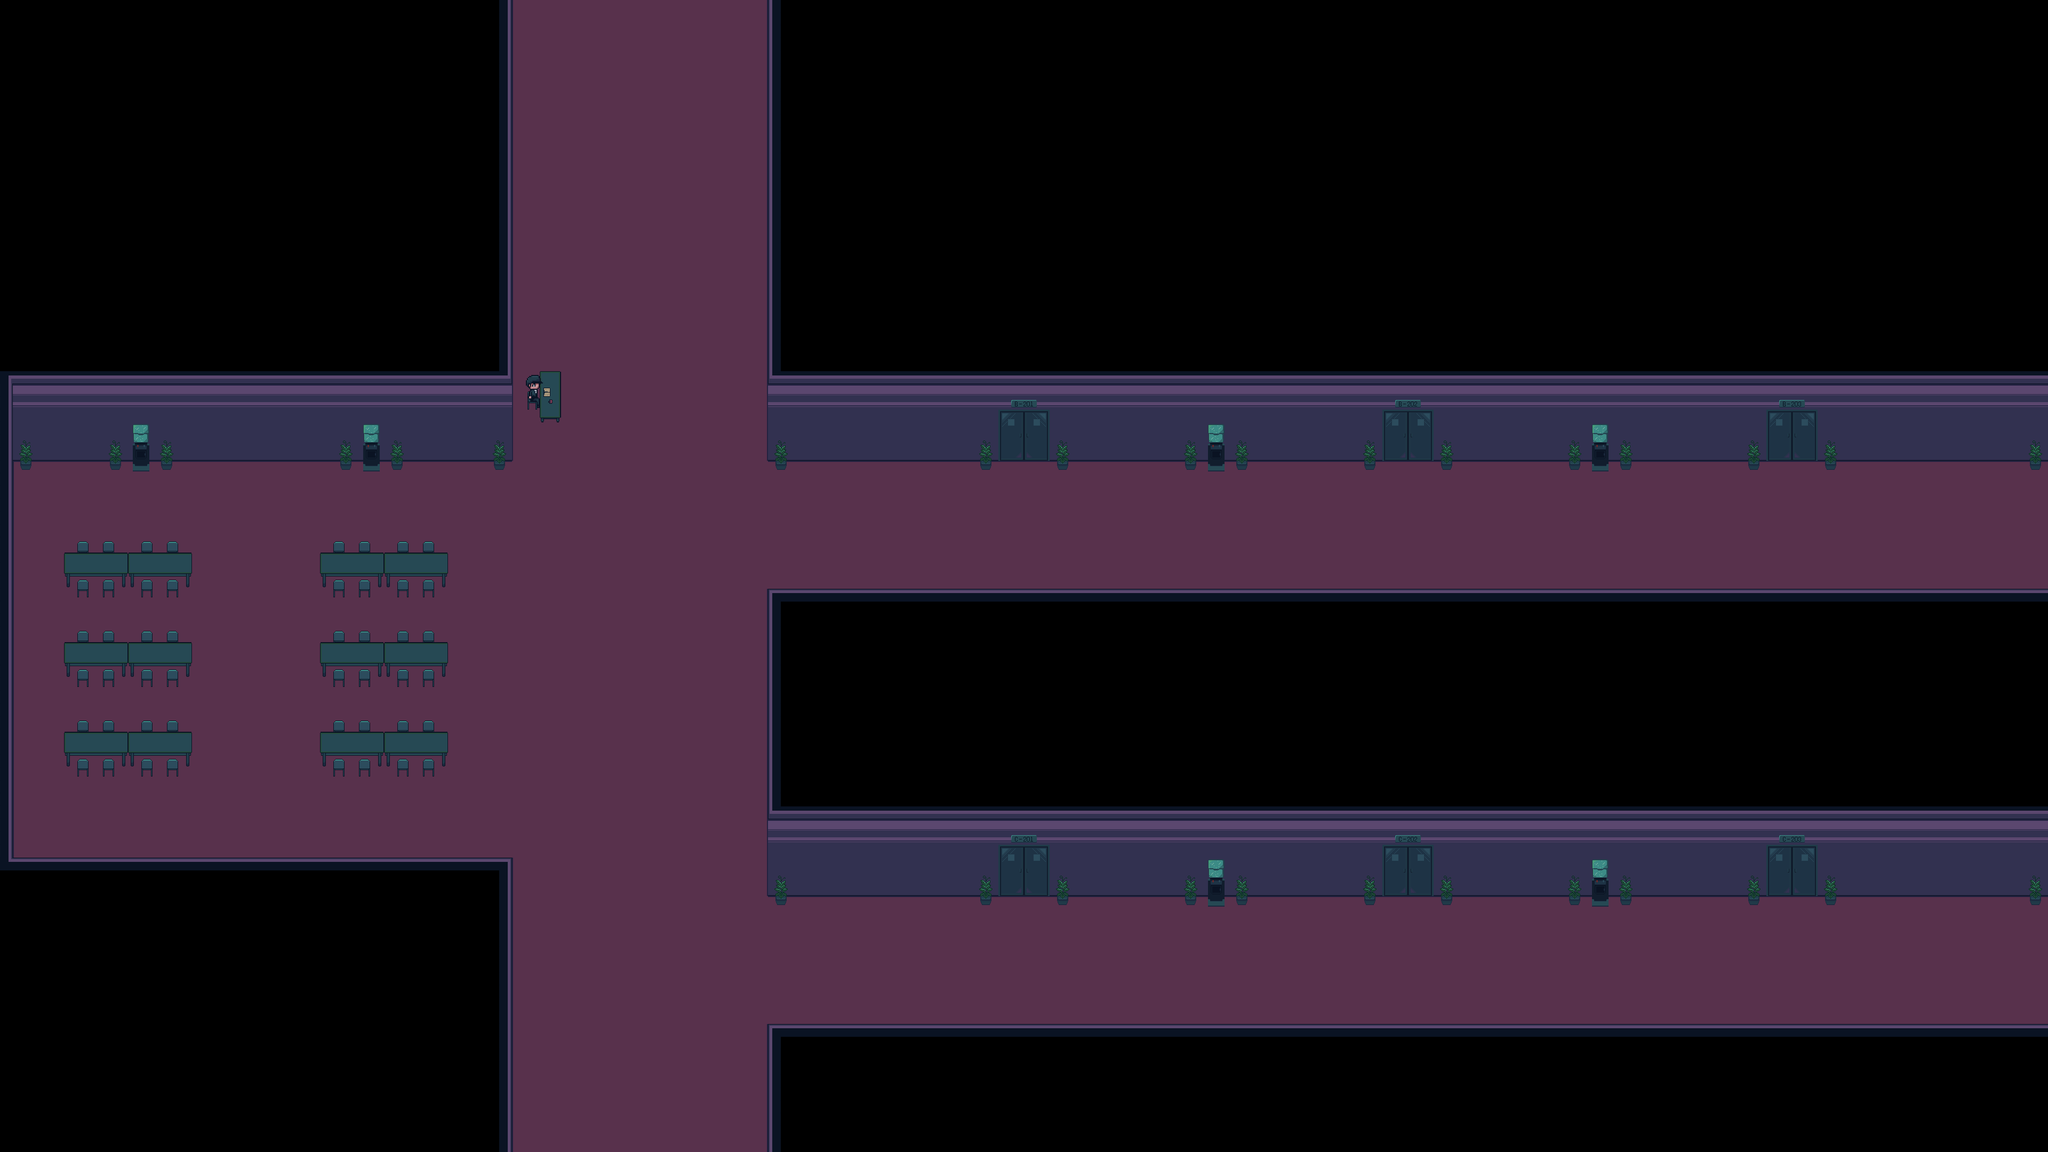

This game map was drawn from its Tiled (.tmx) file and the tilesets committed beside it. A one-line description and the trimmed map source follow:
An orthogonal 160x90 tile map with 24x24 px tiles, 10 tile layers (hallway, water, door, tree, ...), 3 tilesets and 119 objects.

<map version="1.9" tiledversion="1.9.2" orientation="orthogonal" renderorder="right-down" width="160" height="90" tilewidth="24" tileheight="24" infinite="0" nextlayerid="20" nextobjectid="144">
 <editorsettings>
  <export format="tmx" />
 </editorsettings>
 <tileset firstgid="1" source="Hallway.tsx" />
 <tileset firstgid="49" source="sign_room.tsx" />
 <tileset firstgid="73" source="Hallwaytileset.tsx" />
 <layer id="1" name="hallway" width="160" height="90">
  <data>[14400 cells, 14320 non-empty, 26 distinct tile ids]</data>
 </layer>
 <layer id="7" name="water" width="160" height="90">
  <data>[14400 cells, 48 non-empty, 8 distinct tile ids]</data>
 </layer>
 <layer id="8" name="door" width="160" height="90">
  <data>[14400 cells, 96 non-empty, 16 distinct tile ids]</data>
 </layer>
 <layer id="9" name="tree" width="160" height="90">
  <data>[14400 cells, 180 non-empty, 6 distinct tile ids]</data>
 </layer>
 <layer id="11" name="chair" width="160" height="90">
  <data>[14400 cells, 96 non-empty, 2 distinct tile ids]</data>
 </layer>
 <layer id="10" name="table" width="160" height="90">
  <data>[14400 cells, 180 non-empty, 15 distinct tile ids]</data>
 </layer>
 <layer id="15" name="secure-chair" width="160" height="90">
  <data>[14400 cells, 2 non-empty, 2 distinct tile ids]</data>
 </layer>
 <layer id="16" name="secure-table" width="160" height="90">
  <data>[14400 cells, 8 non-empty, 8 distinct tile ids]</data>
 </layer>
 <layer id="14" name="secure" width="160" height="90">
  <data>[14400 cells, 30 non-empty, 9 distinct tile ids]</data>
 </layer>
 <layer id="17" name="sign" width="160" height="90">
  <data>[14400 cells, 12 non-empty, 12 distinct tile ids]</data>
 </layer>
 <objectgroup id="18" name="Object Layer 1" />
 <objectgroup id="19" name="collider">
  <object id="11" x="1.33333" y="-2.66667" width="960.667" height="822.667" />
  <object id="12" x="986.333" y="695" width="64.3333" height="73.3333" />
  <object id="14" x="924.333" y="816.667" width="23.3333" height="40.5" />
  <object id="16" x="733" y="814.833" width="23.6667" height="38.6667" />
  <object id="17" x="637.5" y="812.167" width="22.8333" height="43.6667" />
  <object id="19" x="300.667" y="825.333" width="23.6667" height="33" />
  <object id="20" x="203" y="822.667" width="27" height="34.3333" />
  <object id="22" x="247" y="792.333" width="33" height="56" />
  <object id="23" x="36.3333" y="835.667" width="23.3333" height="24.6667" />
  <object id="27" x="145.25" y="1015.25" width="20.5" height="19.75" />
  <object id="28" x="192.75" y="1015" width="21" height="20.25" />
  <object id="29" x="264.75" y="1014.25" width="21.25" height="21.75" />
  <object id="30" x="313.5" y="1014.75" width="20.5" height="20.25" />
  <object id="32" x="120" y="1036.25" width="238.75" height="50.25" />
  <object id="33" x="144" y="1086" width="21.75" height="20.75" />
  <object id="34" x="193" y="1086" width="20.75" height="21.5" />
  <object id="35" x="264.75" y="1086.75" width="21" height="20.5" />
  <object id="36" x="313" y="1086.5" width="21" height="20" />
  <object id="37" x="229.5" y="1075.75" width="21" height="25.25" />
  <object id="38" x="145.5" y="1182.75" width="20.25" height="20.5" />
  <object id="39" x="192.75" y="1182.75" width="21" height="20.5" />
  <object id="40" x="265" y="1182.75" width="20.75" height="20.5" />
  <object id="41" x="313.5" y="1183" width="20.25" height="19.75" />
  <object id="42" x="119.75" y="1204.25" width="239.25" height="51" />
  <object id="43" x="228.5" y="1242.75" width="22" height="25.25" />
  <object id="44" x="265" y="1254.75" width="20.75" height="21" />
  <object id="45" x="312.75" y="1255.5" width="21.5" height="19.75" />
  <object id="46" x="192.5" y="1254.5" width="21.5" height="21.25" />
  <object id="47" x="144.5" y="1255.25" width="21.25" height="20.5" />
  <object id="48" x="145" y="1350.75" width="21.25" height="20.75" />
  <object id="49" x="193.25" y="1350.75" width="21" height="20.75" />
  <object id="50" x="264.75" y="1351" width="21" height="20" />
  <object id="51" x="313" y="1351" width="21" height="19.75" />
  <object id="52" x="121.25" y="1372.25" width="238" height="50.5" />
  <object id="53" x="228.25" y="1409" width="22.25" height="27" />
  <object id="54" x="264.5" y="1422.75" width="21.25" height="20.0833" />
  <object id="55" x="313.25" y="1422.5" width="20.25" height="19.4167" />
  <object id="56" x="192.5" y="1422.75" width="21.5" height="19.6667" />
  <object id="57" x="144" y="1422.5" width="21.5" height="20.0833" />
  <object id="58" x="624.5" y="1014.75" width="21.25" height="21" />
  <object id="59" x="672.75" y="1014.5" width="20.75" height="20.5" />
  <object id="60" x="744.5" y="1014.75" width="21.5" height="20.75" />
  <object id="61" x="792.75" y="1015" width="21" height="20.25" />
  <object id="64" x="600.25" y="1036" width="239.25" height="50.75" />
  <object id="65" x="708.5" y="1072.75" width="22.5" height="27.5" />
  <object id="66" x="744.25" y="1087" width="21.5" height="19.6667" />
  <object id="67" x="792.75" y="1087.25" width="21.25" height="20.0833" />
  <object id="68" x="672.75" y="1086.75" width="21" height="18.75" />
  <object id="69" x="624.5" y="1086.75" width="21.5" height="18.6667" />
  <object id="70" x="624.75" y="1182.25" width="21.25" height="20.75" />
  <object id="71" x="672.5" y="1182.5" width="21.25" height="21" />
  <object id="72" x="744.5" y="1183" width="21.5" height="20" />
  <object id="73" x="792.25" y="1182.75" width="21.25" height="21" />
  <object id="74" x="599.75" y="1205" width="239.75" height="50" />
  <object id="75" x="792.25" y="1255.25" width="22" height="18.9167" />
  <object id="76" x="744.75" y="1255.25" width="21.75" height="18.4167" />
  <object id="77" x="708.5" y="1242.25" width="22.5" height="25.25" />
  <object id="78" x="672.5" y="1255" width="20.75" height="18.9167" />
  <object id="79" x="623.75" y="1255" width="22" height="19.0833" />
  <object id="80" x="624.5" y="1351" width="21.25" height="20.5" />
  <object id="81" x="673.25" y="1350.75" width="20.5" height="20.25" />
  <object id="82" x="745.25" y="1350.75" width="20.5" height="20.25" />
  <object id="83" x="793.25" y="1350.75" width="20.5" height="20.25" />
  <object id="84" x="598" y="1371.75" width="241.25" height="51.75" />
  <object id="85" x="707.75" y="1405.75" width="23" height="30.75" />
  <object id="86" x="792.75" y="1423.5" width="21" height="19.3333" />
  <object id="87" x="744.5" y="1423.25" width="20.75" height="18.9167" />
  <object id="88" x="672.75" y="1422.75" width="20.5" height="20.3333" />
  <object id="89" x="624.25" y="1423.25" width="21.75" height="19.0833" />
  <object id="90" x="0" y="813.333" width="26.1212" height="795.833" />
  <object id="91" x="-2.66667" y="1608" width="964" height="553.333" />
  <object id="92" x="1440" y="1919.5" width="2401" height="240" />
  <object id="93" x="1439.39" y="1103.03" width="2400" height="479.758" />
  <object id="95" x="1452" y="825.667" width="22.6667" height="30.3333" />
  <object id="96" x="1835.67" y="824.333" width="22" height="28.6667" />
  <object id="97" x="1980" y="825" width="22.6667" height="28.6667" />
  <object id="98" x="2220.33" y="825" width="22.3333" height="29.3333" />
  <object id="99" x="2263.33" y="795.333" width="32.6667" height="54.6667" />
  <object id="100" x="2316" y="826.667" width="22" height="27" />
  <object id="101" x="2556" y="824" width="23" height="30" />
  <object id="102" x="2699.33" y="821" width="25" height="32.3333" />
  <object id="103" x="2939.67" y="823.667" width="23.3333" height="32.3333" />
  <object id="104" x="3038" y="825" width="21.3333" height="33.6667" />
  <object id="105" x="2984.67" y="791.667" width="31.6667" height="56.3333" />
  <object id="106" x="3274" y="826" width="24.6667" height="29" />
  </objectgroup>
</map>
<!-- 34 of 119 objects omitted -->